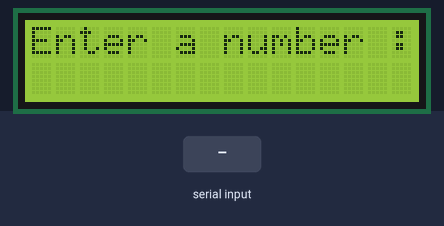
Bench run of a sketch on a simulated Arduino Uno, built with avr-gcc and run on an emulated ATmega328P. Shown: 16×2 character LCD. The inputs (shaded band) are chosen by the test bench.

Above: at 1.2 s.
1.3 s: "90/45\n" received over Serial
At 4.1 s:
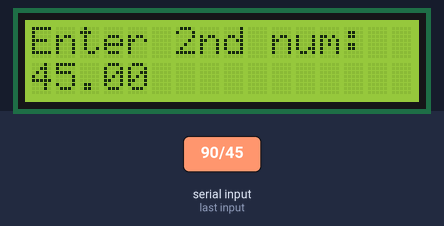
4.3 s: "/" received over Serial
At 6.7 s:
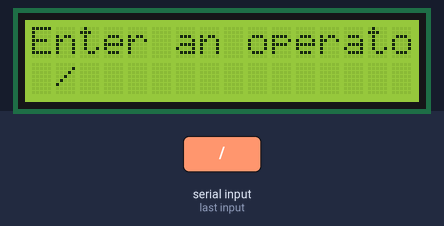
At 9.6 s:
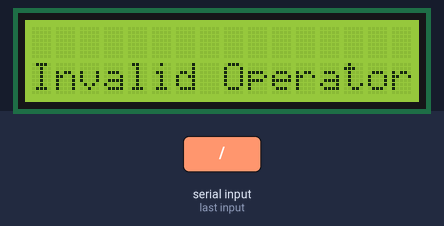
Timing chart, 0 to 11.1 s (numbered marks = the images above; inputs shaded):
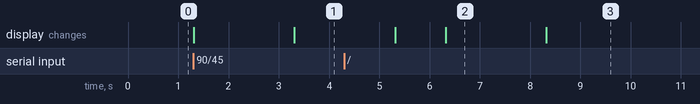

Measured:
- after the input at 1.3 s, the display: first changes at once (image 1 shows a later state)
- after the input at 4.3 s, the display: first differs from a run without the input after 2.0 s (image 2)
- what the display in image 2 shows lasts 2.0 s, from 6.3 s to 8.3 s

The sketch:

lcd.ino
```cpp
#include <LiquidCrystal.h>
int rs = 7;
int en = 8;
int d4 = 9;
int d5 = 10;
int d6 = 11;
int d7 = 12;
int dt = 2000;
String msg1 = "Enter a number : ";
String msg2 = "Enter 2nd num: ";
String msg3 = "Enter an operator (+, -, *, or /): ";
float operand1;
float operand2;
float answer;
String op;
LiquidCrystal lcd(rs, en, d4, d5, d6, d7);
void setup() {
  // put your setup code here, to run once:
  Serial.begin(9600);
  lcd.begin(16, 2);

}

void loop() {
  // put your main code here, to run repeatedly:
  operand1 = getOperand(msg1);
  operand2 = getOperand(msg2);
  op = getOperator(msg3);
  delay(dt);
  if (op != "/" &&  op != "*" && op != "+" && op != "-") {
    lcd.clear();
    lcd.setCursor(0, 1);
    lcd.print("Invalid Operator");
  } else {
    if (op == "/") {
      answer = operand1 / operand2;
    } else if (op == "*") {
      answer = operand1 * operand2;
    } else if (op == "+") {
      answer = operand1 + operand2;
    } else  {
      answer = operand1 - operand2;
    }
    lcd.clear();
    lcd.setCursor(0, 0);
    lcd.print("The answer is: ");
    lcd.setCursor(0, 1);
    lcd.print(operand1);
    lcd.print(" ");
    lcd.print(op);
    lcd.print(" ");
    lcd.print(operand2);
    lcd.print(" = ");
    if ( op == "/" && operand2 == 0) {
      lcd.print("undefined");
    } else {
      lcd.print(answer);
    }


  }
  delay(dt*5);
  lcd.clear();


}

int getOperand(String msg) {
  float operand;
  lcd.setCursor(0, 0);
  lcd.print(msg);
  while(Serial.available() == 0) {

  }
  operand = Serial.parseFloat();
  lcd.setCursor(0, 1);
  lcd.print(operand);
  delay(dt);
  lcd.clear();
  return operand;
}

String getOperator(String msg) {
  String operate;
  lcd.setCursor(0, 0);
  lcd.print(msg);
  while(Serial.available() == 0) {

  }
  operate = Serial.readString();
  lcd.setCursor(0, 1);
  lcd.print(operate);
  return operate;
}
```
